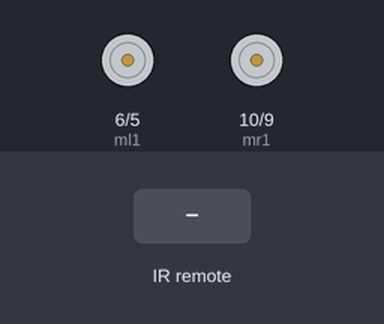
Bench run of a sketch on a simulated Arduino Uno, built with avr-gcc and run on an emulated ATmega328P. On the bench: motor-driver pin pairs drawn as motors (green arrow = first pin HIGH = forward, orange = second pin HIGH = backward, longer = more drive). The inputs (shaded band) are chosen by the test bench.

Above: at 1.2 s.
1.3 s: infrared code 0xE0E006F9 received
At 2.3 s:
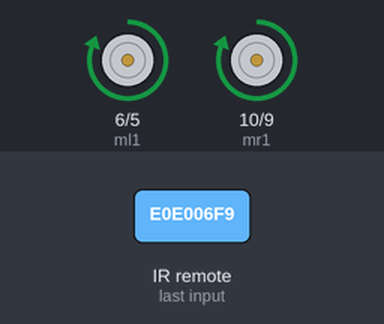
2.8 s: infrared code 0xE0E08679 received
At 3.4 s:
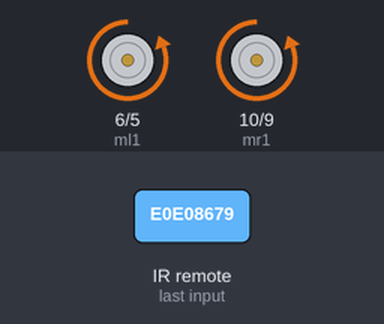
4.3 s: infrared code 0xE0E046B9 received
At 4.6 s:
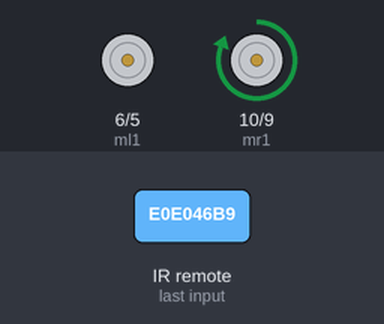
5.8 s: infrared code 0xE0E0A659 received
At 6.9 s:
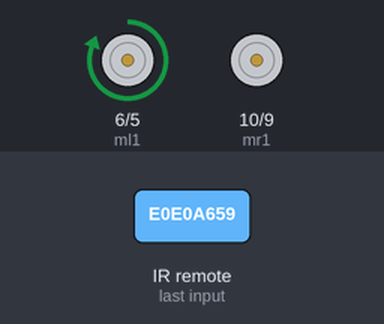
7.3 s: infrared code 0xE0E016E9 received
At 8.1 s:
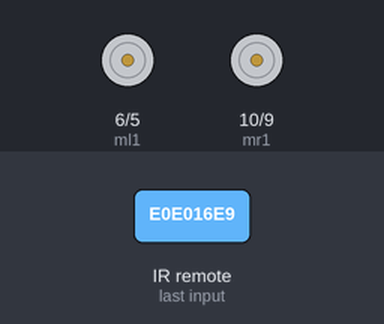
Timing chart, 0 to 9.8 s (numbered marks = the images above; inputs shaded):
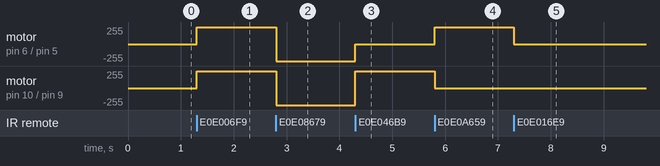

Measured:
- after the input at 1.3 s, motor on pin 6 (ml1) / pin 5 (ml2), motor on pin 10 (mr1) / pin 9 (mr2): stopped → forward 255/255 at once
- after the input at 2.8 s, motor on pin 6 (ml1) / pin 5 (ml2), motor on pin 10 (mr1) / pin 9 (mr2): forward 255/255 → backward 255/255 at once
- after the input at 4.3 s, motor on pin 6 (ml1) / pin 5 (ml2): backward 255/255 → stopped at once; motor on pin 10 (mr1) / pin 9 (mr2): backward 255/255 → forward 255/255 at once
- after the input at 5.8 s, motor on pin 6 (ml1) / pin 5 (ml2): stopped → forward 255/255 at once; motor on pin 10 (mr1) / pin 9 (mr2): forward 255/255 → stopped at once
- after the input at 7.3 s, motor on pin 6 (ml1) / pin 5 (ml2): forward 255/255 → stopped at once

The sketch:

carro-controle.ino
```cpp
#include <IRremote.h>

#define rec 11
#define mr1 10
#define mr2 9
#define ml1 6
#define ml2 5

IRrecv recIR(rec);
decode_results resultado;

void setup(){
  pinMode(mr1, OUTPUT);
  pinMode(mr2, OUTPUT);
  pinMode(ml1, OUTPUT);
  pinMode(ml2, OUTPUT);
  recIR.enableIRIn();
}

void loop(){
  if(recIR.decode(&resultado)){
    switch(resultado.value){
      case 0XE0E006F9:
        digitalWrite(mr1, 1);
        digitalWrite(mr2, 0);
        digitalWrite(ml1, 1);
        digitalWrite(ml2, 0);
      break;
      case 0xE0E08679:
        digitalWrite(mr1, 0);
        digitalWrite(mr2, 1);
        digitalWrite(ml1, 0);
        digitalWrite(ml2, 1);
      break;
      case 0XE0E046B9:
        digitalWrite(mr1, 1);
        digitalWrite(mr2, 0);
        digitalWrite(ml1, 0);
        digitalWrite(ml2, 0);
      break;
      case 0xE0E0A659:
        digitalWrite(mr1, 0);
        digitalWrite(mr2, 0);
        digitalWrite(ml1, 1);
        digitalWrite(ml2, 0);
      break;
      case 0xE0E016E9:
        digitalWrite(mr1, 0);
        digitalWrite(mr2, 0);
        digitalWrite(ml1, 0);
        digitalWrite(ml2, 0);
      break;
    }
    recIR.resume();
  }
}
```
